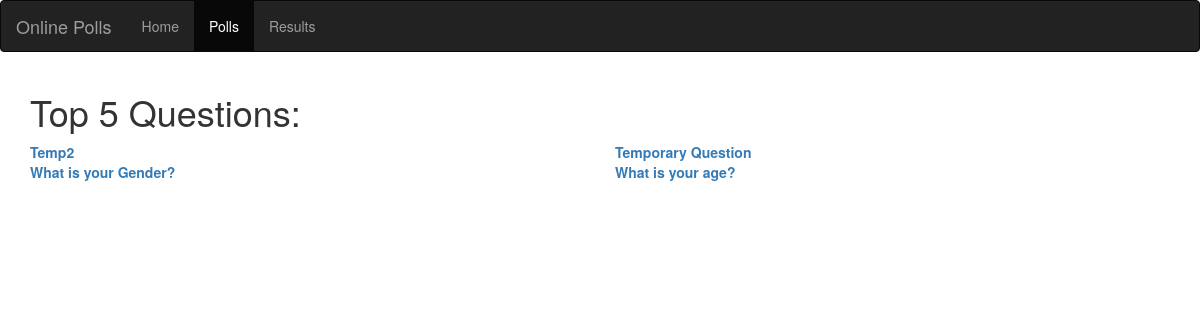
Screenshot of /polls/ with the database file from the repository.
### polls/models.py (models this page shows, shortened)
@python_2_unicode_compatible  #for python 2 support
class Question(models.Model):
	question_text = models.CharField(max_length=200)
	pub_date = models.DateTimeField('Date Published')
	category = models.CharField(max_length=50,null=True)

### polls/views.py (the view)
class IndexView(generic.ListView):
	template_name='polls/index1.html'
	context_object_name= 'latest_question_list'
	def get_queryset(self):
		return Question.objects.order_by('-pub_date')[:5]

### polls/templates/polls/index1.html (shortened to what this page needs)
<!DOCTYPE html>
<html lang="en">
<head>
    <link rel="stylesheet" href="http://maxcdn.bootstrapcdn.com/bootstrap/3.3.4/css/bootstrap.min.css">
</head>
<body>
    <nav class="navbar navbar-inverse">
        <div class="container-fluid">
            <div class="navbar-header">
                <a href="#" class="navbar-brand">Online Polls</a>
            </div>
            <div>
                <ul class="nav navbar-nav">
                    <li ><a href="/">Home</a></li>
                    <li class="active"><a href="#">Polls</a></li>
                    <li><a href="#">Results</a></li>
                </ul>
            </div>
        </div>
    </nav>
    <div class="container">
{% if latest_question_list %}
        <h1>Top 5 Questions: </h1>
        <div class="row" >
		{% for question in latest_question_list %}
            <div class="col-md-6 solid" style="background-color: #FFFFFF margin-top:20px" >
            <strong><a href="{% url 'polls:detail' question.id %}">{{ question.question_text }}</a></strong><br/>
            </div>
        	{% endfor %}
    </div>
{% else %}
<p>NO polls are available.</p>
{% endif %}
</body>
</html>

### rows the page displays
Question: question_text "Temp2"
Question: question_text "Temporary Question"
Question: question_text "What is your Gender?"
Question: question_text "What is your age?"
